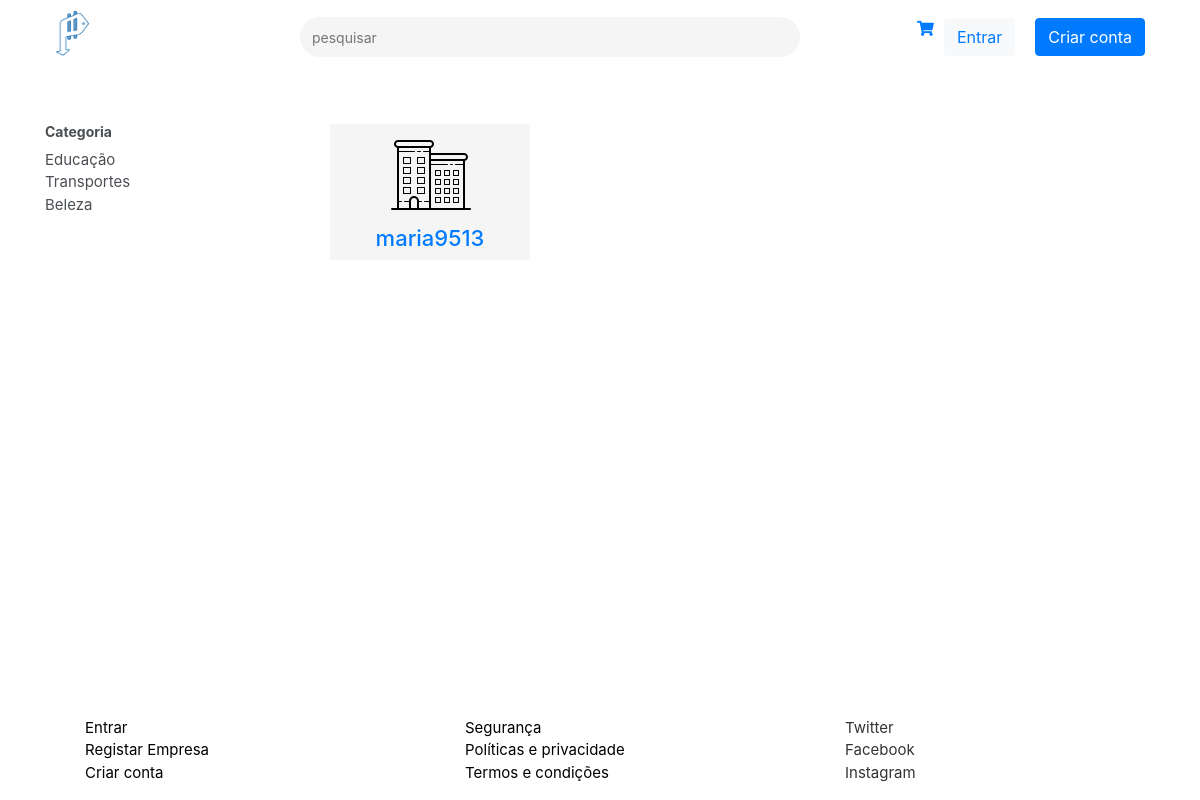
The page / on the database its author committed.
### account/models.py (models this page shows, shortened)
class Category(models.Model):
    name = models.CharField(max_length=30, blank=True)
    type = models.ForeignKey(Type, on_delete=models.CASCADE)

class Company(models.Model):
    user = models.OneToOneField(settings.AUTH_USER_MODEL, on_delete=models.CASCADE)
    commercial_name = models.CharField(max_length=30, blank=False, unique=False)
    company_logo = models.ImageField(upload_to='company_logo/', default='company_logo/default.jpg')
    address = models.CharField(max_length=300, blank=True)
    categories = models.ForeignKey(Category, on_delete=models.CASCADE, blank=True, unique=False, default=1)
    created_date = models.DateTimeField(default=timezone.now)
    uploaded_at = models.DateTimeField(blank=True, null=True)

### price/views.py (the view, shortened to what this page needs)
# urls.py: path("", views.index, name="dashboard"),
def index(request):
    social_media = SocialMedia.objects.all()
    categories = Category.objects.filter(type_id=1)
    companies = Company.objects.all()
    if not request.user.is_authenticated:
        return render(request, 'index.html',
                      {'social_media': social_media, 'categories': categories, 'companies': companies})

### price/templates/index.html (shortened to what this page needs)
{% extends "price/layout/base.html" %}
{% load staticfiles %}
{% load staticfiles %}
{% block styles %}
<link rel="stylesheet" href="{% static 'stylesheet/main.css' %}">
<link rel="stylesheet" href="https://use.fontawesome.com/releases/v5.7.2/css/all.css">
{% endblock %}
{% block content %}
<main>
{% include "price/layout/navegation.html" %}
    <div class="container">
        <div class="row">
            <div class="col-md-3">
                <aside>
                    <nav class="category-desktop">
                        <h1 class="category">Categoria</h1>
                        <ul>
                            {% for category in categories %}
                                 <li>{{ category.name|capfirst  }}</li>
                            {% endfor  %}
                        </ul>
                    </nav>
                </aside>
            </div>
            <div class="col-md-8">
                    <div class="row mobile-row">
                {% for company in companies %}
                    <div class="col-md-3">
                        <a href="{% url 'products' company.id   %}">
                        <div class="company">
                            <img src="{{ company.company_logo.url }}" alt="{{ company.commercial_name }} logo ">
                            <h2 class="commercial-name">{{ company.commercial_name }}</h2>
                        </div>
                            </a>
                    </div>
                    {% endfor %}
                    </div>
            </div>
        </div>
    </div>
</main>
{% include "price/layout/footer.html" %}
{% endblock %}

### price/static/stylesheet/main.css (style rules this page uses)
body { background-color:white; color:#4b4f54!important; font-size:15px!important; }
html, body { height:100%; margin:0; }
body { display:flex; flex-direction:column; }
nav h1 { font-size: 14px; font-weight: bold; }
nav ul { list-style: none; padding:0; margin: 0; }
.company, .products { background-color: whitesmoke; height: auto; width: 200px; border: 1px solid whitesmoke; }
.commercial-name { text-align: center; font-size: 22px; }
.company img, .products img { -webkit-filter: grayscale(100%); filter: grayscale(100%); display: block; margin: auto; }
nav { margin-bottom: 50px; }
@media (min-width: 992px) { .desktop-menu, .category-desktop, .mobile-menu-items { display: block; } }

### rows shown on the page
Category: name "Educação"
Category: name "Transportes"
Category: name "Beleza"
Company: company_logo (placeholder picture), commercial_name "maria9513"
